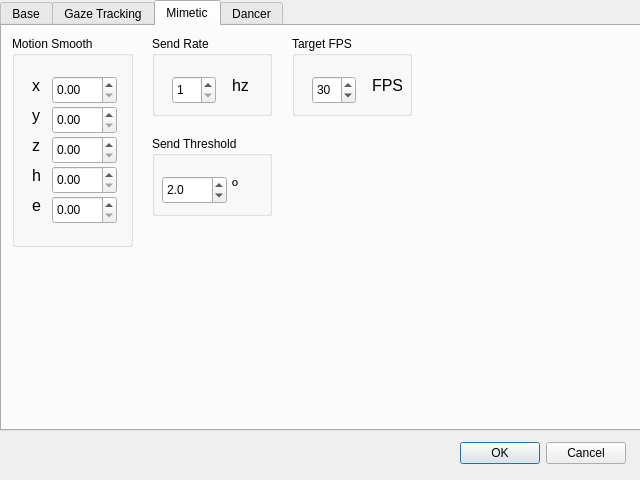
<?xml version="1.0" encoding="UTF-8"?>
<ui version="4.0">
 <class>SettingsDialog</class>
 <widget class="QDialog" name="SettingsDialog">
  <property name="geometry">
   <rect>
    <x>0</x>
    <y>0</y>
    <width>640</width>
    <height>480</height>
   </rect>
  </property>
  <property name="sizePolicy">
   <sizepolicy hsizetype="Fixed" vsizetype="Fixed">
    <horstretch>0</horstretch>
    <verstretch>0</verstretch>
   </sizepolicy>
  </property>
  <property name="minimumSize">
   <size>
    <width>640</width>
    <height>480</height>
   </size>
  </property>
  <property name="maximumSize">
   <size>
    <width>640</width>
    <height>480</height>
   </size>
  </property>
  <property name="windowTitle">
   <string>Blossom LASIGE Research - Settings</string>
  </property>
  <property name="locale">
   <locale language="English" country="UnitedStates"/>
  </property>
  <widget class="QDialogButtonBox" name="buttonBox">
   <property name="geometry">
    <rect>
     <x>460</x>
     <y>440</y>
     <width>166</width>
     <height>27</height>
    </rect>
   </property>
   <property name="locale">
    <locale language="English" country="UnitedStates"/>
   </property>
   <property name="standardButtons">
    <set>QDialogButtonBox::Cancel|QDialogButtonBox::Ok</set>
   </property>
  </widget>
  <widget class="QTabWidget" name="tabs">
   <property name="geometry">
    <rect>
     <x>0</x>
     <y>0</y>
     <width>641</width>
     <height>431</height>
    </rect>
   </property>
   <property name="tabShape">
    <enum>QTabWidget::Rounded</enum>
   </property>
   <property name="currentIndex">
    <number>2</number>
   </property>
   <property name="elideMode">
    <enum>Qt::ElideNone</enum>
   </property>
   <widget class="QWidget" name="base_tab">
    <property name="locale">
     <locale language="English" country="UnitedStates"/>
    </property>
    <attribute name="title">
     <string>Base</string>
    </attribute>
    <widget class="QGroupBox" name="Network">
     <property name="geometry">
      <rect>
       <x>10</x>
       <y>190</y>
       <width>461</width>
       <height>101</height>
      </rect>
     </property>
     <property name="locale">
      <locale language="English" country="UnitedStates"/>
     </property>
     <property name="title">
      <string>Network</string>
     </property>
     <widget class="QLabel" name="hostname_label">
      <property name="geometry">
       <rect>
        <x>10</x>
        <y>30</y>
        <width>150</width>
        <height>20</height>
       </rect>
      </property>
      <property name="minimumSize">
       <size>
        <width>150</width>
        <height>20</height>
       </size>
      </property>
      <property name="locale">
       <locale language="English" country="UnitedStates"/>
      </property>
      <property name="text">
       <string>Host</string>
      </property>
     </widget>
     <widget class="QLabel" name="blossom_one_port_label">
      <property name="geometry">
       <rect>
        <x>170</x>
        <y>30</y>
        <width>140</width>
        <height>20</height>
       </rect>
      </property>
      <property name="minimumSize">
       <size>
        <width>140</width>
        <height>20</height>
       </size>
      </property>
      <property name="locale">
       <locale language="English" country="UnitedStates"/>
      </property>
      <property name="text">
       <string>Blossom One Port</string>
      </property>
     </widget>
     <widget class="QLabel" name="blossom_two_port_label">
      <property name="geometry">
       <rect>
        <x>310</x>
        <y>30</y>
        <width>140</width>
        <height>20</height>
       </rect>
      </property>
      <property name="minimumSize">
       <size>
        <width>140</width>
        <height>20</height>
       </size>
      </property>
      <property name="maximumSize">
       <size>
        <width>100</width>
        <height>20</height>
       </size>
      </property>
      <property name="locale">
       <locale language="English" country="UnitedStates"/>
      </property>
      <property name="text">
       <string>Blossom Two Port</string>
      </property>
     </widget>
     <widget class="QLineEdit" name="host">
      <property name="geometry">
       <rect>
        <x>10</x>
        <y>60</y>
        <width>150</width>
        <height>30</height>
       </rect>
      </property>
      <property name="minimumSize">
       <size>
        <width>150</width>
        <height>30</height>
       </size>
      </property>
      <property name="maximumSize">
       <size>
        <width>130</width>
        <height>20</height>
       </size>
      </property>
      <property name="locale">
       <locale language="English" country="UnitedStates"/>
      </property>
      <property name="placeholderText">
       <string>localhost</string>
      </property>
     </widget>
     <widget class="QLineEdit" name="blossom_one_port">
      <property name="geometry">
       <rect>
        <x>170</x>
        <y>60</y>
        <width>130</width>
        <height>30</height>
       </rect>
      </property>
      <property name="minimumSize">
       <size>
        <width>120</width>
        <height>30</height>
       </size>
      </property>
      <property name="maximumSize">
       <size>
        <width>130</width>
        <height>20</height>
       </size>
      </property>
      <property name="locale">
       <locale language="English" country="UnitedStates"/>
      </property>
      <property name="placeholderText">
       <string>8001</string>
      </property>
     </widget>
     <widget class="QLineEdit" name="blossom_two_port">
      <property name="geometry">
       <rect>
        <x>310</x>
        <y>60</y>
        <width>130</width>
        <height>30</height>
       </rect>
      </property>
      <property name="minimumSize">
       <size>
        <width>120</width>
        <height>30</height>
       </size>
      </property>
      <property name="maximumSize">
       <size>
        <width>130</width>
        <height>20</height>
       </size>
      </property>
      <property name="locale">
       <locale language="English" country="UnitedStates"/>
      </property>
      <property name="placeholderText">
       <string>8002</string>
      </property>
     </widget>
    </widget>
    <widget class="QGroupBox" name="output_directory_group">
     <property name="geometry">
      <rect>
       <x>10</x>
       <y>300</y>
       <width>621</width>
       <height>80</height>
      </rect>
     </property>
     <property name="locale">
      <locale language="English" country="UnitedStates"/>
     </property>
     <property name="title">
      <string>Output Directory</string>
     </property>
     <widget class="QLineEdit" name="output_directory">
      <property name="geometry">
       <rect>
        <x>10</x>
        <y>40</y>
        <width>480</width>
        <height>27</height>
       </rect>
      </property>
      <property name="locale">
       <locale language="English" country="UnitedStates"/>
      </property>
     </widget>
     <widget class="QPushButton" name="browse_output_dir_button">
      <property name="geometry">
       <rect>
        <x>500</x>
        <y>40</y>
        <width>88</width>
        <height>27</height>
       </rect>
      </property>
      <property name="locale">
       <locale language="English" country="UnitedStates"/>
      </property>
      <property name="text">
       <string>Browse</string>
      </property>
     </widget>
    </widget>
    <widget class="QGroupBox" name="mirroring">
     <property name="geometry">
      <rect>
       <x>480</x>
       <y>190</y>
       <width>151</width>
       <height>101</height>
      </rect>
     </property>
     <property name="locale">
      <locale language="English" country="UnitedStates"/>
     </property>
     <property name="title">
      <string>Mirroring</string>
     </property>
     <widget class="QCheckBox" name="mirror_video">
      <property name="geometry">
       <rect>
        <x>20</x>
        <y>30</y>
        <width>115</width>
        <height>30</height>
       </rect>
      </property>
      <property name="minimumSize">
       <size>
        <width>110</width>
        <height>30</height>
       </size>
      </property>
      <property name="maximumSize">
       <size>
        <width>115</width>
        <height>30</height>
       </size>
      </property>
      <property name="layoutDirection">
       <enum>Qt::LeftToRight</enum>
      </property>
      <property name="autoFillBackground">
       <bool>false</bool>
      </property>
      <property name="locale">
       <locale language="English" country="UnitedStates"/>
      </property>
      <property name="text">
       <string>Mirror Video</string>
      </property>
      <property name="checked">
       <bool>true</bool>
      </property>
     </widget>
     <widget class="QCheckBox" name="flip_blossom">
      <property name="geometry">
       <rect>
        <x>20</x>
        <y>60</y>
        <width>115</width>
        <height>30</height>
       </rect>
      </property>
      <property name="minimumSize">
       <size>
        <width>110</width>
        <height>30</height>
       </size>
      </property>
      <property name="maximumSize">
       <size>
        <width>115</width>
        <height>30</height>
       </size>
      </property>
      <property name="layoutDirection">
       <enum>Qt::LeftToRight</enum>
      </property>
      <property name="autoFillBackground">
       <bool>false</bool>
      </property>
      <property name="locale">
       <locale language="English" country="UnitedStates"/>
      </property>
      <property name="text">
       <string>Flip Blossoms</string>
      </property>
      <property name="checked">
       <bool>true</bool>
      </property>
     </widget>
    </widget>
    <widget class="QGroupBox" name="study_case_id_group">
     <property name="geometry">
      <rect>
       <x>10</x>
       <y>10</y>
       <width>601</width>
       <height>80</height>
      </rect>
     </property>
     <property name="title">
      <string>Study Case ID</string>
     </property>
     <widget class="QLineEdit" name="study_id">
      <property name="geometry">
       <rect>
        <x>10</x>
        <y>30</y>
        <width>581</width>
        <height>41</height>
       </rect>
      </property>
      <property name="font">
       <font>
        <pointsize>18</pointsize>
       </font>
      </property>
      <property name="text">
       <string>ID</string>
      </property>
      <property name="alignment">
       <set>Qt::AlignCenter</set>
      </property>
     </widget>
    </widget>
    <widget class="QGroupBox" name="groupBox">
     <property name="geometry">
      <rect>
       <x>10</x>
       <y>100</y>
       <width>621</width>
       <height>81</height>
      </rect>
     </property>
     <property name="title">
      <string>Hardware</string>
     </property>
     <widget class="QComboBox" name="blossom_one_device">
      <property name="geometry">
       <rect>
        <x>150</x>
        <y>40</y>
        <width>160</width>
        <height>27</height>
       </rect>
      </property>
     </widget>
     <widget class="QComboBox" name="blossom_two_device">
      <property name="geometry">
       <rect>
        <x>450</x>
        <y>40</y>
        <width>160</width>
        <height>27</height>
       </rect>
      </property>
     </widget>
     <widget class="QLabel" name="blossom_one_device_label">
      <property name="geometry">
       <rect>
        <x>20</x>
        <y>40</y>
        <width>120</width>
        <height>19</height>
       </rect>
      </property>
      <property name="text">
       <string>Blossom One dev</string>
      </property>
     </widget>
     <widget class="QLabel" name="blossom_two_device_label">
      <property name="geometry">
       <rect>
        <x>320</x>
        <y>40</y>
        <width>120</width>
        <height>19</height>
       </rect>
      </property>
      <property name="text">
       <string>Blossom Two dev</string>
      </property>
     </widget>
    </widget>
   </widget>
   <widget class="QWidget" name="gaze_tab">
    <attribute name="title">
     <string>Gaze Tracking</string>
    </attribute>
    <widget class="QGroupBox" name="gaze_calibration">
     <property name="geometry">
      <rect>
       <x>10</x>
       <y>10</y>
       <width>521</width>
       <height>191</height>
      </rect>
     </property>
     <property name="locale">
      <locale language="English" country="UnitedStates"/>
     </property>
     <property name="title">
      <string>Gaze Tracking Calibration</string>
     </property>
     <widget class="QGroupBox" name="left_looking">
      <property name="geometry">
       <rect>
        <x>10</x>
        <y>30</y>
        <width>170</width>
        <height>141</height>
       </rect>
      </property>
      <property name="maximumSize">
       <size>
        <width>280</width>
        <height>150</height>
       </size>
      </property>
      <property name="locale">
       <locale language="English" country="UnitedStates"/>
      </property>
      <property name="title">
       <string>Left Looking Threshold</string>
      </property>
      <widget class="QLineEdit" name="left_threshold">
       <property name="geometry">
        <rect>
         <x>20</x>
         <y>60</y>
         <width>113</width>
         <height>27</height>
        </rect>
       </property>
       <property name="locale">
        <locale language="English" country="UnitedStates"/>
       </property>
      </widget>
      <widget class="QCheckBox" name="is_left_looking">
       <property name="enabled">
        <bool>false</bool>
       </property>
       <property name="geometry">
        <rect>
         <x>20</x>
         <y>30</y>
         <width>130</width>
         <height>25</height>
        </rect>
       </property>
       <property name="minimumSize">
        <size>
         <width>130</width>
         <height>25</height>
        </size>
       </property>
       <property name="maximumSize">
        <size>
         <width>130</width>
         <height>25</height>
        </size>
       </property>
       <property name="styleSheet">
        <string notr="true">QCheckBox::indicator {
    width: 20px;
    height: 20px;
    border-radius: 3px;
    border: 1px solid #444;
}
QCheckBox::indicator:checked {
    background-color: green;
}
QCheckBox::indicator:unchecked {
    background-color: rgb(192, 191, 188);
}</string>
       </property>
       <property name="locale">
        <locale language="English" country="UnitedStates"/>
       </property>
       <property name="text">
        <string>Looking Left?</string>
       </property>
       <property name="checkable">
        <bool>true</bool>
       </property>
       <property name="checked">
        <bool>false</bool>
       </property>
      </widget>
      <widget class="QPushButton" name="set_current_left">
       <property name="geometry">
        <rect>
         <x>30</x>
         <y>100</y>
         <width>88</width>
         <height>27</height>
        </rect>
       </property>
       <property name="locale">
        <locale language="English" country="UnitedStates"/>
       </property>
       <property name="text">
        <string>Set current</string>
       </property>
      </widget>
     </widget>
     <widget class="QGroupBox" name="right_looking">
      <property name="geometry">
       <rect>
        <x>340</x>
        <y>30</y>
        <width>170</width>
        <height>141</height>
       </rect>
      </property>
      <property name="maximumSize">
       <size>
        <width>280</width>
        <height>150</height>
       </size>
      </property>
      <property name="locale">
       <locale language="English" country="UnitedStates"/>
      </property>
      <property name="title">
       <string>Right Looking Threshold</string>
      </property>
      <widget class="QLineEdit" name="right_threshold">
       <property name="geometry">
        <rect>
         <x>20</x>
         <y>60</y>
         <width>113</width>
         <height>27</height>
        </rect>
       </property>
       <property name="locale">
        <locale language="English" country="UnitedStates"/>
       </property>
      </widget>
      <widget class="QCheckBox" name="is_right_looking">
       <property name="enabled">
        <bool>false</bool>
       </property>
       <property name="geometry">
        <rect>
         <x>20</x>
         <y>30</y>
         <width>130</width>
         <height>25</height>
        </rect>
       </property>
       <property name="minimumSize">
        <size>
         <width>130</width>
         <height>25</height>
        </size>
       </property>
       <property name="maximumSize">
        <size>
         <width>130</width>
         <height>25</height>
        </size>
       </property>
       <property name="styleSheet">
        <string notr="true">QCheckBox::indicator {
    width: 20px;
    height: 20px;
    border-radius: 3px;
    border: 1px solid #444;
}
QCheckBox::indicator:checked {
    background-color: green;
}
QCheckBox::indicator:unchecked {
    background-color: rgb(192, 191, 188);
}</string>
       </property>
       <property name="locale">
        <locale language="English" country="UnitedStates"/>
       </property>
       <property name="text">
        <string>Looking Right?</string>
       </property>
       <property name="checkable">
        <bool>true</bool>
       </property>
       <property name="checked">
        <bool>false</bool>
       </property>
      </widget>
      <widget class="QPushButton" name="set_current_right">
       <property name="geometry">
        <rect>
         <x>30</x>
         <y>100</y>
         <width>88</width>
         <height>27</height>
        </rect>
       </property>
       <property name="locale">
        <locale language="English" country="UnitedStates"/>
       </property>
       <property name="text">
        <string>Set current</string>
       </property>
      </widget>
     </widget>
     <widget class="QCheckBox" name="neutral_looking">
      <property name="enabled">
       <bool>false</bool>
      </property>
      <property name="geometry">
       <rect>
        <x>190</x>
        <y>50</y>
        <width>140</width>
        <height>25</height>
       </rect>
      </property>
      <property name="minimumSize">
       <size>
        <width>1</width>
        <height>25</height>
       </size>
      </property>
      <property name="maximumSize">
       <size>
        <width>140</width>
        <height>25</height>
       </size>
      </property>
      <property name="styleSheet">
       <string notr="true">QCheckBox::indicator {
    width: 20px;
    height: 20px;
    border-radius: 3px;
    border: 1px solid #444;
}
QCheckBox::indicator:checked {
    background-color: green;
}
QCheckBox::indicator:unchecked {
    background-color: rgb(192, 191, 188);
}</string>
      </property>
      <property name="locale">
       <locale language="English" country="UnitedStates"/>
      </property>
      <property name="text">
       <string>Neutral Looking</string>
      </property>
      <property name="checkable">
       <bool>true</bool>
      </property>
      <property name="checked">
       <bool>false</bool>
      </property>
     </widget>
    </widget>
   </widget>
   <widget class="QWidget" name="mimetic_tab">
    <attribute name="title">
     <string>Mimetic</string>
    </attribute>
    <widget class="QGroupBox" name="motion_smooth_group">
     <property name="geometry">
      <rect>
       <x>10</x>
       <y>10</y>
       <width>121</width>
       <height>211</height>
      </rect>
     </property>
     <property name="title">
      <string>Motion Smooth</string>
     </property>
     <widget class="QDoubleSpinBox" name="alpha_map_x_value">
      <property name="geometry">
       <rect>
        <x>40</x>
        <y>40</y>
        <width>65</width>
        <height>28</height>
       </rect>
      </property>
      <property name="maximum">
       <double>1.000000000000000</double>
      </property>
      <property name="singleStep">
       <double>0.050000000000000</double>
      </property>
     </widget>
     <widget class="QLabel" name="x">
      <property name="geometry">
       <rect>
        <x>20</x>
        <y>40</y>
        <width>20</width>
        <height>19</height>
       </rect>
      </property>
      <property name="maximumSize">
       <size>
        <width>20</width>
        <height>20</height>
       </size>
      </property>
      <property name="font">
       <font>
        <pointsize>12</pointsize>
       </font>
      </property>
      <property name="text">
       <string>x</string>
      </property>
     </widget>
     <widget class="QDoubleSpinBox" name="alpha_map_y_value">
      <property name="geometry">
       <rect>
        <x>40</x>
        <y>70</y>
        <width>65</width>
        <height>28</height>
       </rect>
      </property>
      <property name="maximum">
       <double>1.000000000000000</double>
      </property>
      <property name="singleStep">
       <double>0.050000000000000</double>
      </property>
     </widget>
     <widget class="QLabel" name="y">
      <property name="geometry">
       <rect>
        <x>20</x>
        <y>70</y>
        <width>20</width>
        <height>19</height>
       </rect>
      </property>
      <property name="maximumSize">
       <size>
        <width>20</width>
        <height>20</height>
       </size>
      </property>
      <property name="font">
       <font>
        <pointsize>12</pointsize>
       </font>
      </property>
      <property name="text">
       <string>y</string>
      </property>
     </widget>
     <widget class="QLabel" name="z">
      <property name="geometry">
       <rect>
        <x>20</x>
        <y>100</y>
        <width>20</width>
        <height>19</height>
       </rect>
      </property>
      <property name="maximumSize">
       <size>
        <width>20</width>
        <height>20</height>
       </size>
      </property>
      <property name="font">
       <font>
        <pointsize>12</pointsize>
       </font>
      </property>
      <property name="text">
       <string>z</string>
      </property>
     </widget>
     <widget class="QDoubleSpinBox" name="alpha_map_z_value">
      <property name="geometry">
       <rect>
        <x>40</x>
        <y>100</y>
        <width>65</width>
        <height>28</height>
       </rect>
      </property>
      <property name="maximum">
       <double>1.000000000000000</double>
      </property>
      <property name="singleStep">
       <double>0.050000000000000</double>
      </property>
     </widget>
     <widget class="QDoubleSpinBox" name="alpha_map_h_value">
      <property name="geometry">
       <rect>
        <x>40</x>
        <y>130</y>
        <width>65</width>
        <height>28</height>
       </rect>
      </property>
      <property name="maximum">
       <double>1.000000000000000</double>
      </property>
      <property name="singleStep">
       <double>0.050000000000000</double>
      </property>
     </widget>
     <widget class="QLabel" name="h">
      <property name="geometry">
       <rect>
        <x>20</x>
        <y>130</y>
        <width>20</width>
        <height>19</height>
       </rect>
      </property>
      <property name="maximumSize">
       <size>
        <width>20</width>
        <height>20</height>
       </size>
      </property>
      <property name="font">
       <font>
        <pointsize>12</pointsize>
       </font>
      </property>
      <property name="text">
       <string>h</string>
      </property>
     </widget>
     <widget class="QDoubleSpinBox" name="alpha_map_e_value">
      <property name="geometry">
       <rect>
        <x>40</x>
        <y>160</y>
        <width>65</width>
        <height>28</height>
       </rect>
      </property>
      <property name="maximum">
       <double>1.000000000000000</double>
      </property>
      <property name="singleStep">
       <double>0.050000000000000</double>
      </property>
     </widget>
     <widget class="QLabel" name="e">
      <property name="geometry">
       <rect>
        <x>20</x>
        <y>160</y>
        <width>20</width>
        <height>19</height>
       </rect>
      </property>
      <property name="maximumSize">
       <size>
        <width>20</width>
        <height>20</height>
       </size>
      </property>
      <property name="font">
       <font>
        <pointsize>12</pointsize>
       </font>
      </property>
      <property name="text">
       <string>e</string>
      </property>
     </widget>
    </widget>
    <widget class="QGroupBox" name="send_rate_group">
     <property name="geometry">
      <rect>
       <x>150</x>
       <y>10</y>
       <width>120</width>
       <height>80</height>
      </rect>
     </property>
     <property name="title">
      <string>Send Rate</string>
     </property>
     <widget class="QLabel" name="hz">
      <property name="geometry">
       <rect>
        <x>80</x>
        <y>40</y>
        <width>20</width>
        <height>19</height>
       </rect>
      </property>
      <property name="maximumSize">
       <size>
        <width>20</width>
        <height>20</height>
       </size>
      </property>
      <property name="font">
       <font>
        <pointsize>12</pointsize>
       </font>
      </property>
      <property name="text">
       <string>hz</string>
      </property>
     </widget>
     <widget class="QSpinBox" name="send_rate">
      <property name="geometry">
       <rect>
        <x>20</x>
        <y>40</y>
        <width>44</width>
        <height>28</height>
       </rect>
      </property>
      <property name="minimum">
       <number>1</number>
      </property>
      <property name="maximum">
       <number>30</number>
      </property>
     </widget>
    </widget>
    <widget class="QGroupBox" name="send_threshold_group">
     <property name="geometry">
      <rect>
       <x>150</x>
       <y>110</y>
       <width>120</width>
       <height>80</height>
      </rect>
     </property>
     <property name="title">
      <string>Send Threshold</string>
     </property>
     <widget class="QLabel" name="hz_2">
      <property name="geometry">
       <rect>
        <x>80</x>
        <y>40</y>
        <width>20</width>
        <height>19</height>
       </rect>
      </property>
      <property name="maximumSize">
       <size>
        <width>20</width>
        <height>20</height>
       </size>
      </property>
      <property name="font">
       <font>
        <pointsize>12</pointsize>
       </font>
      </property>
      <property name="text">
       <string>º</string>
      </property>
     </widget>
     <widget class="QDoubleSpinBox" name="send_threshold">
      <property name="geometry">
       <rect>
        <x>10</x>
        <y>40</y>
        <width>65</width>
        <height>28</height>
       </rect>
      </property>
      <property name="decimals">
       <number>1</number>
      </property>
      <property name="maximum">
       <double>5.000000000000000</double>
      </property>
      <property name="singleStep">
       <double>0.100000000000000</double>
      </property>
      <property name="value">
       <double>2.000000000000000</double>
      </property>
     </widget>
    </widget>
    <widget class="QGroupBox" name="target_fps_group">
     <property name="geometry">
      <rect>
       <x>290</x>
       <y>10</y>
       <width>120</width>
       <height>80</height>
      </rect>
     </property>
     <property name="title">
      <string>Target FPS</string>
     </property>
     <widget class="QLabel" name="FPS">
      <property name="geometry">
       <rect>
        <x>80</x>
        <y>40</y>
        <width>30</width>
        <height>19</height>
       </rect>
      </property>
      <property name="maximumSize">
       <size>
        <width>30</width>
        <height>20</height>
       </size>
      </property>
      <property name="font">
       <font>
        <pointsize>12</pointsize>
       </font>
      </property>
      <property name="text">
       <string>FPS</string>
      </property>
     </widget>
     <widget class="QSpinBox" name="target_fps">
      <property name="geometry">
       <rect>
        <x>20</x>
        <y>40</y>
        <width>44</width>
        <height>28</height>
       </rect>
      </property>
      <property name="minimum">
       <number>1</number>
      </property>
      <property name="maximum">
       <number>60</number>
      </property>
      <property name="value">
       <number>30</number>
      </property>
     </widget>
    </widget>
   </widget>
   <widget class="QWidget" name="dancer_tab">
    <attribute name="title">
     <string>Dancer</string>
    </attribute>
    <widget class="QGroupBox" name="music_directory_group">
     <property name="geometry">
      <rect>
       <x>10</x>
       <y>10</y>
       <width>601</width>
       <height>80</height>
      </rect>
     </property>
     <property name="locale">
      <locale language="English" country="UnitedStates"/>
     </property>
     <property name="title">
      <string>Music Directory</string>
     </property>
     <widget class="QLineEdit" name="music_directory">
      <property name="geometry">
       <rect>
        <x>10</x>
        <y>40</y>
        <width>480</width>
        <height>27</height>
       </rect>
      </property>
      <property name="locale">
       <locale language="English" country="UnitedStates"/>
      </property>
     </widget>
     <widget class="QPushButton" name="browse_music_dir_button">
      <property name="geometry">
       <rect>
        <x>500</x>
        <y>40</y>
        <width>88</width>
        <height>27</height>
       </rect>
      </property>
      <property name="locale">
       <locale language="English" country="UnitedStates"/>
      </property>
      <property name="text">
       <string>Browse</string>
      </property>
     </widget>
    </widget>
    <widget class="QGroupBox" name="analysis_interval_group">
     <property name="geometry">
      <rect>
       <x>10</x>
       <y>100</y>
       <width>120</width>
       <height>80</height>
      </rect>
     </property>
     <property name="title">
      <string>Analysis Interval</string>
     </property>
     <widget class="QDoubleSpinBox" name="analysis_interval">
      <property name="geometry">
       <rect>
        <x>10</x>
        <y>40</y>
        <width>65</width>
        <height>28</height>
       </rect>
      </property>
      <property name="decimals">
       <number>1</number>
      </property>
      <property name="maximum">
       <double>5.000000000000000</double>
      </property>
      <property name="singleStep">
       <double>0.100000000000000</double>
      </property>
      <property name="value">
       <double>5.000000000000000</double>
      </property>
     </widget>
     <widget class="QLabel" name="label">
      <property name="geometry">
       <rect>
        <x>80</x>
        <y>40</y>
        <width>30</width>
        <height>19</height>
       </rect>
      </property>
      <property name="minimumSize">
       <size>
        <width>30</width>
        <height>0</height>
       </size>
      </property>
      <property name="maximumSize">
       <size>
        <width>30</width>
        <height>16777215</height>
       </size>
      </property>
      <property name="text">
       <string>sec</string>
      </property>
     </widget>
    </widget>
   </widget>
  </widget>
 </widget>
 <resources/>
 <connections/>
 <designerdata>
  <property name="gridDeltaX">
   <number>10</number>
  </property>
  <property name="gridDeltaY">
   <number>10</number>
  </property>
  <property name="gridSnapX">
   <bool>true</bool>
  </property>
  <property name="gridSnapY">
   <bool>true</bool>
  </property>
  <property name="gridVisible">
   <bool>true</bool>
  </property>
 </designerdata>
</ui>
